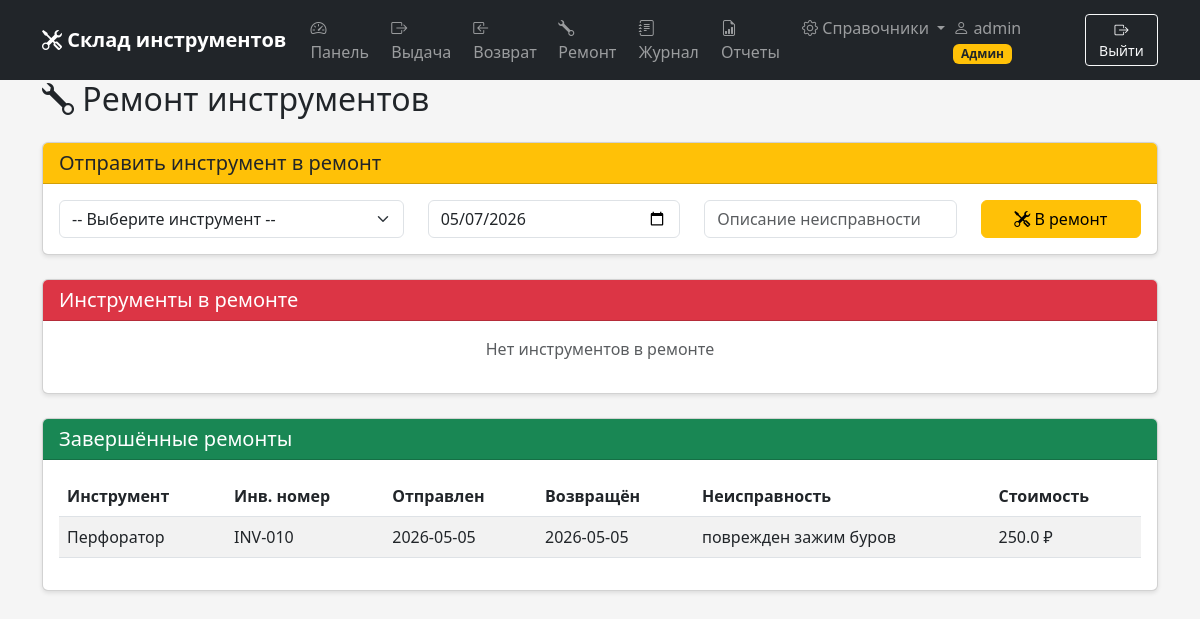
Screenshot of /repairs (signed in) with the database file from the repository.
### tables this page shows
CREATE TABLE repairs (
        id INTEGER PRIMARY KEY AUTOINCREMENT,
        tool_id INTEGER NOT NULL,
        sent_date TEXT NOT NULL,
        issue_description TEXT,
        return_date TEXT,
        repair_cost REAL DEFAULT 0,
        notes TEXT,
        FOREIGN KEY (tool_id) REFERENCES tools(id)
    );

CREATE TABLE tools (
        id INTEGER PRIMARY KEY AUTOINCREMENT,
        name TEXT NOT NULL,
        inventory_number TEXT UNIQUE,
        description TEXT,
        status TEXT DEFAULT 'ok'
    );

### app.py (the view)
@app.route('/repairs')
@login_required
def repairs_list():
    conn = get_db()
    active_repairs = conn.execute('''
        SELECT r.id, t.name as tool_name, t.inventory_number,
               r.sent_date, r.issue_description, r.repair_cost, r.notes
        FROM repairs r
        JOIN tools t ON r.tool_id = t.id
        WHERE r.return_date IS NULL
        ORDER BY r.sent_date DESC
    ''').fetchall()
    completed_repairs = conn.execute('''
        SELECT r.id, t.name as tool_name, t.inventory_number,
               r.sent_date, r.return_date, r.issue_description, r.repair_cost
        FROM repairs r
        JOIN tools t ON r.tool_id = t.id
        WHERE r.return_date IS NOT NULL
        ORDER BY r.return_date DESC
        LIMIT 20
    ''').fetchall()
    tools = conn.execute("SELECT * FROM tools WHERE status = 'ok' ORDER BY name").fetchall()
    conn.close()
    return render_template('repairs.html',
                         active_repairs=active_repairs,
                         completed_repairs=completed_repairs,
                         tools=tools,
                         today=datetime.now().strftime('%Y-%m-%d'))

### app.py (called while the page is built)
def get_db():
    conn = sqlite3.connect('tools.db')
    conn.row_factory = sqlite3.Row
    return conn

def login_required(f):
    @wraps(f)
    def decorated_function(*args, **kwargs):
        if 'user_id' not in session:
            flash('Пожалуйста, войдите в систему', 'warning')
            return redirect(url_for('login'))
        return f(*args, **kwargs)
    return decorated_function

### templates/repairs.html (shortened to what this page needs)
{% extends "base.html" %}
{% block content %}
<div class="container">
    <h2 class="mb-4"><i class="bi bi-wrench"></i> Ремонт инструментов</h2>
    <div class="card mb-4">
        <div class="card-header bg-warning">
            <h5 class="mb-0">Отправить инструмент в ремонт</h5>
        </div>
        <div class="card-body">
            <form method="POST" action="/send_to_repair">
                <div class="row">
                    <div class="col-md-4">
                        <select class="form-select" name="tool_id" required>
                            <option value="">-- Выберите инструмент --</option>
                        </select>
                    </div>
                    <div class="col-md-3">
                        <input type="date" class="form-control" name="sent_date" value="{{ today }}">
                    </div>
                    <div class="col-md-3">
                        <input type="text" class="form-control" name="issue_description"
                               placeholder="Описание неисправности" required>
                    </div>
                    <div class="col-md-2">
                        <button type="submit" class="btn btn-warning w-100">
                            <i class="bi bi-tools"></i> В ремонт
                        </button>
                    </div>
                </div>
            </form>
        </div>
    </div>
    <div class="card mb-4">
        <div class="card-header bg-danger text-white">
            <h5 class="mb-0">Инструменты в ремонте</h5>
        </div>
        <div class="card-body">
            {% if active_repairs %}
            <div class="table-responsive">
                <table class="table table-striped">
                    <thead>
                        <tr>
                            <th>Инструмент</th>
                            <th>Инв. номер</th>
                            <th>Дата отправки</th>
                            <th>Неисправность</th>
                            <th>Дней в ремонте</th>
                            <th>Действие</th>
                        </tr>
                    </thead>
                    <tbody>
                        {% for repair in active_repairs %}
                        <tr>
                            <td>{{ repair.tool_name }}</td>
                            <td>{{ repair.inventory_number }}</td>
                            <td>{{ repair.sent_date }}</td>
                            <td>{{ repair.issue_description }}</td>
                            <td>
                                {% set days = (today | string)[:10] %}
                                <span class="badge bg-warning text-dark">В ремонте</span>
                            </td>
                            <td>
                                <button class="btn btn-success btn-sm"
                                        onclick="returnRepair({{ repair.id }}, '{{ repair.tool_name }}')">
                                    <i class="bi bi-check-circle"></i> Вернуть из ремонта
                                </button>
                            </td>
                        </tr>
                        {% endfor %}
                    </tbody>
                </table>
            </div>
            {% else %}
            <p class="text-muted text-center">Нет инструментов в ремонте</p>
            {% endif %}
        </div>
    </div>
    {% if completed_repairs %}
    <div class="card">
        <div class="card-header bg-success text-white">
            <h5 class="mb-0">Завершённые ремонты</h5>
        </div>
        <div class="card-body">
            <div class="table-responsive">
                <table class="table table-striped">
                    <thead>
                        <tr>
                            <th>Инструмент</th>
                            <th>Инв. номер</th>
                            <th>Отправлен</th>
                            <th>Возвращён</th>
                            <th>Неисправность</th>
                            <th>Стоимость</th>
                        </tr>
                    </thead>
                    <tbody>
                        {% for repair in completed_repairs %}
                        <tr>
                            <td>{{ repair.tool_name }}</td>
                            <td>{{ repair.inventory_number }}</td>
                            <td>{{ repair.sent_date }}</td>
                            <td>{{ repair.return_date }}</td>
                            <td>{{ repair.issue_description }}</td>
                            <td>{{ repair.repair_cost }} ₽</td>
                        </tr>
                        {% endfor %}
                    </tbody>
                </table>
            </div>
        </div>
    </div>
    {% endif %}
</div>
{% endblock %}

### templates/base.html (style rules this page uses)
body { padding-top: 60px; background-color: #f5f5f5; }
.card { margin-bottom: 20px; box-shadow: 0 2px 4px rgba(0,0,0,0.1); }

### rows the page displays
repairs: tool_name "Перфоратор", inventory_number "INV-010", sent_date "2026-05-05", return_date "2026-05-05", issue_description "поврежден зажим буров", repair_cost "250.0"

### other values shown
{{ session.username }} "admin"
